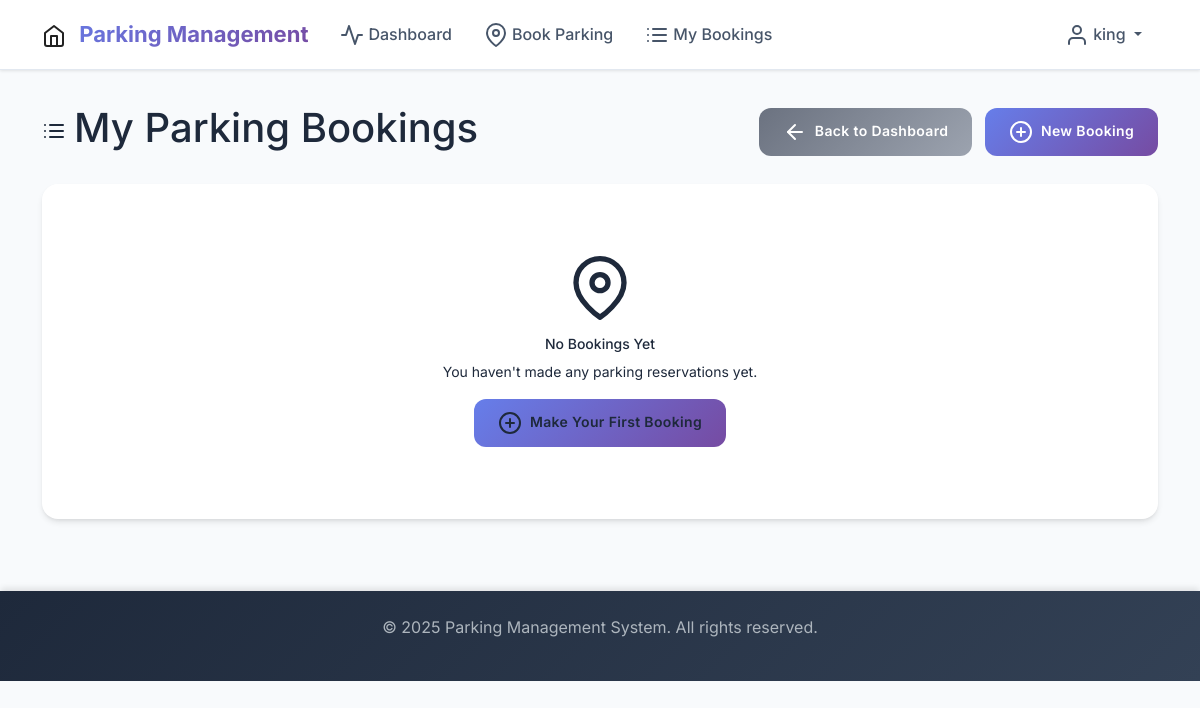
The page /user/my_bookings (signed in) on the database as committed earlier.
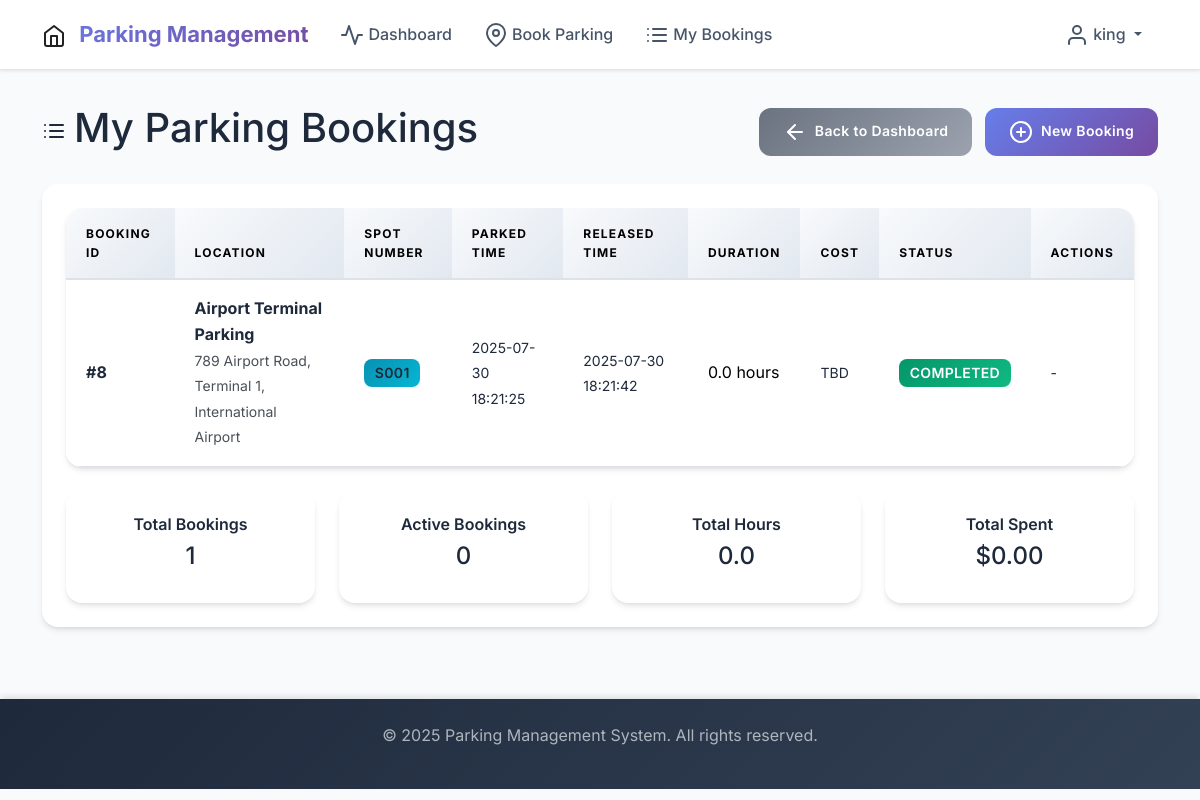
The same page on the database as committed later.
### app_models.py (models this page shows, shortened)
class Reservation(db.Model):
    __tablename__ = 'reservations'
    id = db.Column(db.Integer, primary_key=True)
    spot_id = db.Column(db.Integer, db.ForeignKey('parking_spots.id'), nullable=False)
    user_id = db.Column(db.Integer, db.ForeignKey('users.id'), nullable=False)
    parking_timestamp = db.Column(db.DateTime, default=datetime.utcnow, nullable=False)
    leaving_timestamp = db.Column(db.DateTime, nullable=True)
    parking_cost_per_unit_time = db.Column(db.Float, nullable=False)
    total_cost = db.Column(db.Float, nullable=True)
    @property
    def duration_hours(self):
        if self.leaving_timestamp:
            duration = self.leaving_timestamp - self.parking_timestamp
            return duration.total_seconds() / 3600
        return None

class ParkingLot(db.Model):
    __tablename__ = 'parking_lots'
    id = db.Column(db.Integer, primary_key=True)
    prime_location_name = db.Column(db.String(200), nullable=False)
    price = db.Column(db.Float, nullable=False)  # parking_cost per unit time
    address = db.Column(db.Text, nullable=False)
    pin_code = db.Column(db.String(10), nullable=False)
    maximum_number_of_spots = db.Column(db.Integer, nullable=False)
    created_at = db.Column(db.DateTime, default=datetime.utcnow)
    parking_spots = db.relationship('ParkingSpot', backref='parking_lot', lazy=True, cascade='all, delete-orphan')

class ParkingSpot(db.Model):
    __tablename__ = 'parking_spots'
    id = db.Column(db.Integer, primary_key=True)
    lot_id = db.Column(db.Integer, db.ForeignKey('parking_lots.id'), nullable=False)
    spot_number = db.Column(db.String(10), nullable=False)
    status = db.Column(db.String(1), default='A', nullable=False)  # A=Available, R=Reserved, O=Occupied
    reservations = db.relationship('Reservation', backref='parking_spot', lazy=True)

### routes.py (the view)
@app.route('/user/my_bookings')
@login_required
def my_bookings():
    if current_user.is_admin:
        return redirect(url_for('admin_dashboard'))
    reservations = Reservation.query.filter_by(user_id=current_user.id).order_by(Reservation.parking_timestamp.desc()).all()
    return render_template('user/my_bookings.html', reservations=reservations)

### app.py (called while the page is built)
@login_manager.user_loader
def load_user(user_id):
    from app_models import User
    return User.query.get(int(user_id))

### templates/user/my_bookings.html (shortened to what the changed rows need)
{% extends "base.html" %}
{% block content %}
<div class="d-flex justify-content-between align-items-center mb-4">
    <h2><i data-feather="list" class="me-2"></i>My Parking Bookings</h2>
</div>
<div class="card">
    <div class="card-body">
        {% if reservations %}
            <div class="table-responsive">
                <table class="table table-hover">
                    <thead>
                        <tr>
                            <th>Booking ID</th>
                            <th>Location</th>
                            <th>Spot Number</th>
                            <th>Parked Time</th>
                            <th>Released Time</th>
                            <th>Duration</th>
                            <th>Cost</th>
                            <th>Status</th>
                            <th>Actions</th>
                        </tr>
                    </thead>
                    <tbody>
                        {% for reservation in reservations %}
                            <tr>
                                <td>
                                    <strong>#{{ reservation.id }}</strong>
                                </td>
                                <td>
                                    <div>
                                        <strong>{{ reservation.parking_spot.parking_lot.prime_location_name }}</strong>
                                        <br>
                                        <small class="text-muted">{{ reservation.parking_spot.parking_lot.address }}</small>
                                    </div>
                                </td>
                                <td>
                                    <span class="badge bg-info">{{ reservation.parking_spot.spot_number }}</span>
                                </td>
                                <td>
                                    <small>{{ reservation.parking_timestamp.strftime('%Y-%m-%d %H:%M:%S') }}</small>
                                </td>
                                <td>
                                    {% if reservation.leaving_timestamp %}
                                        <small>{{ reservation.leaving_timestamp.strftime('%Y-%m-%d %H:%M:%S') }}</small>
                                    {% else %}
                                        <span class="badge bg-warning">Still Parked</span>
                                    {% endif %}
                                </td>
                                <td>
                                    {% if reservation.duration_hours %}
                                        {{ "%.1f"|format(reservation.duration_hours) }} hours
                                    {% else %}
                                        <span class="text-muted">Ongoing</span>
                                    {% endif %}
                                </td>
                                <td>
                                    {% if reservation.parking_cost %}
                                        <strong>${{ "%.2f"|format(reservation.parking_cost) }}</strong>
                                    {% else %}
                                        <span class="text-muted">TBD</span>
                                    {% endif %}
                                </td>
                                <td>
                                    {% if reservation.leaving_timestamp %}
                                        <span class="badge bg-success">Completed</span>
                                    {% else %}
                                        <span class="badge bg-warning">Active</span>
                                    {% endif %}
                                </td>
                                <td>
                                    {% if not reservation.leaving_timestamp %}
                                        <a href="{{ url_for('release_parking', reservation_id=reservation.id) }}"
                                           class="btn btn-sm btn-outline-danger"
                                           onclick="return confirm('Are you sure you want to release this parking spot?')">
                                            <i data-feather="log-out" class="me-1"></i>Release
                                        </a>
                                    {% else %}
                                        <span class="text-muted">-</span>
                                    {% endif %}
                                </td>
                            </tr>
                        {% endfor %}
                    </tbody>
                </table>
            </div>
            <div class="row mt-4">
                <div class="col-md-3">
                    <div class="card text-center">
                        <div class="card-body">
                            <h6 class="card-title">Total Bookings</h6>
                            <h4 class="text-primary">{{ reservations|length }}</h4>
                        </div>
                    </div>
                </div>
                <div class="col-md-3">
                    <div class="card text-center">
                        <div class="card-body">
                            <h6 class="card-title">Active Bookings</h6>
                            <h4 class="text-warning">{{ reservations|selectattr('leaving_timestamp', 'none')|list|length }}</h4>
                        </div>
                    </div>
                </div>
                <div class="col-md-3">
                    <div class="card text-center">
                        <div class="card-body">
                            <h6 class="card-title">Total Hours</h6>
                            <h4 class="text-info">{{ "%.1f"|format(reservations|selectattr('duration_hours')|sum(attribute='duration_hours') or 0) }}</h4>
                        </div>
                    </div>
                </div>
                <div class="col-md-3">
                    <div class="card text-center">
                        <div class="card-body">
                            <h6 class="card-title">Total Spent</h6>
                            <h4 class="text-success">${{ "%.2f"|format(reservations|selectattr('parking_cost')|sum(attribute='parking_cost') or 0) }}</h4>
                        </div>
                    </div>
                </div>
            </div>
        {% else %}
            <div class="text-center py-5">
                <i data-feather="map-pin" class="text-muted mb-3" style="width: 64px; height: 64px;"></i>
                <h5 class="text-muted">No Bookings Yet</h5>
                <p class="text-muted">You haven't made any parking reservations yet.</p>
                <a href="{{ url_for('book_parking') }}" class="btn btn-primary">
                    <i data-feather="plus-circle" class="me-2"></i>Make Your First Booking
                </a>
            </div>
        {% endif %}
    </div>
</div>
{% endblock %}

Rows that differ between the two databases and show on the page:
added Reservation: id "8", parking_spot.parking_lot.prime_location_name "Airport Terminal Parking", parking_spot.parking_lot.address "789 Airport Road, Terminal 1, International Airport", parking_spot.spot_number "S001", parking_timestamp "2025-07-30 18:21:25", leaving_timestamp "2025-07-30 18:21:42", duration_hours "0.0", shows "COMPLETED"
Other text that changed with them:
{{ reservations|length }}: (not shown) → "1"
{{ reservations|selectattr('leaving_timestamp', 'none')|list|length }}: (not shown) → "0"
text no longer shown: "No Bookings Yet You haven't made any parking reservations yet. Make Your First Booking"
text now shown: "BOOKING ID LOCATION SPOT NUMBER PARKED TIME RELEASED TIME DURATION COST STATUS ACTIONS Total Bookings Active Bookings Total Hours 0.0 Total Spent $ 0.00"
